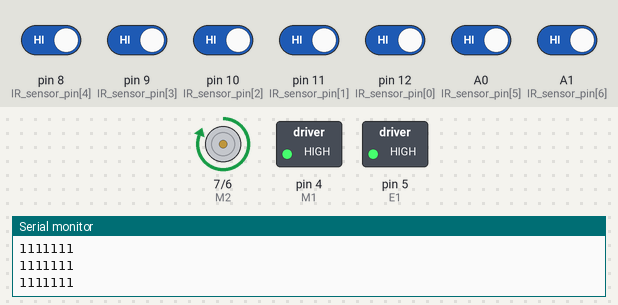
Bench run of a sketch on a simulated Arduino Uno, built with avr-gcc and run on an emulated ATmega328P. Parts: direction and speed pins drawn as motors (green arrow = direction pin HIGH = forward, orange = LOW = backward, longer = more drive), switched loads named in the sketch (green lamp = pin HIGH), the last lines printed to the serial monitor. Inputs (shaded band) come from the test bench; at power-on: A0 (IR_sensor_pin[5]), A1 (IR_sensor_pin[6]), pin 8 (IR_sensor_pin[4]), pin 9 (IR_sensor_pin[3]), pin 10 (IR_sensor_pin[2]), pin 11 (IR_sensor_pin[1]), pin 12 (IR_sensor_pin[0]) HIGH.

Above: at 1.2 s.
1.3 s: pin 8 (IR_sensor_pin[4]) driven LOW and pin 9 (IR_sensor_pin[3]) driven LOW and pin 10 (IR_sensor_pin[2]) driven LOW and pin 11 (IR_sensor_pin[1]) driven LOW and pin 12 (IR_sensor_pin[0]) driven LOW
At 1.7 s:
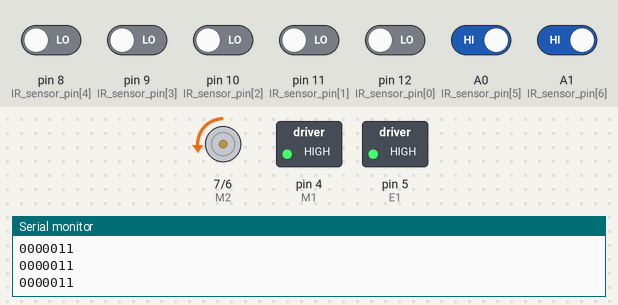
2.8 s: A0 (IR_sensor_pin[5]) driven LOW
At 4.1 s:
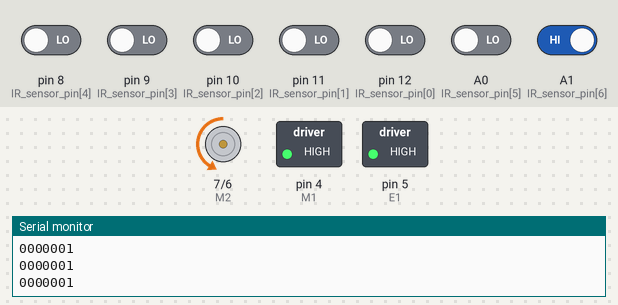
Timing chart, 0 to 5.8 s (numbered marks = the images above; inputs shaded):
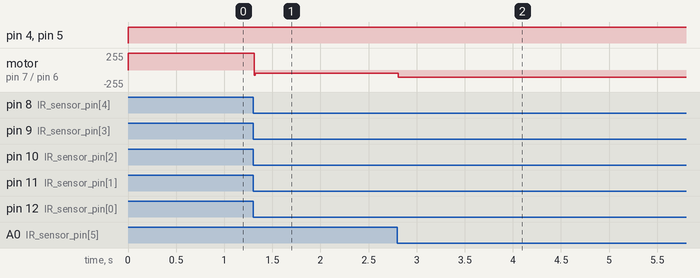

Measured:
- after the input at 1.3 s, motor on pin 7 (M2) / pin 6 (E2): forward 255/255 → backward 45/255 at once
- after the input at 2.8 s, motor on pin 7 (M2) / pin 6 (E2): backward 45/255 → backward 105/255 at once

The sketch:

lineFollwingRobot.ino
```cpp
byte E1 = 5; // Enable pin for Left Motor
byte M1 = 4; // Control pin  for Left Motor
byte E2 = 6;  // Enable pin for Right Motor
byte M2 = 7; // Control pin  for Right Motor


byte IR_sensor_pin[] = {12, 11, 10, 9, 8, A0, A1};
boolean state[] = {0, 0, 0, 0, 0, 0, 0};

byte no_of_sensors = 7;

float input, last_input, P_gain = 60.0, D_gain = 6.0, output, maxSpeed = 255;

void setup(){
	pinMode(M1, OUTPUT);
	pinMode(M2, OUTPUT);

	Serial.begin(115200);
	for(int i = 0; i < no_of_sensors; i++)
		pinMode(IR_sensor_pin[i], INPUT);

}

void loop(){

	/*
	// test the motor, check the wiring
	motorControl(255, 0);
	delay(3000);
	motorControl(0, 255);
	delay(3000);
	motorControl(255, 255);
	delay(3000);
	motorControl(0, 0);
	delay(3000);
	*/

	// Read and store the sensors value
	for(int i = 0; i < no_of_sensors; i++)
		state[i] = digitalRead(IR_sensor_pin[i]);

	printSensorValue();

	sensor2number();
	// Serial.println(input);

	output = P_gain * input + D_gain * (input - last_input);
	output = constrain(output, -2*maxSpeed, 2*maxSpeed);

	if (input > 0) 	motorControl(maxSpeed - output, maxSpeed);
	else			motorControl(maxSpeed, maxSpeed - abs(output));

	last_input = input;
	delay(10);
}
```

function.ino
```cpp
void motorControl(int leftSpeed, int rightSpeed){
    leftSpeed = constrain(leftSpeed, -255, 255);
    if (leftSpeed < 0) digitalWrite(M1, LOW);
    else digitalWrite(M1, HIGH);
    analogWrite(E1, abs(leftSpeed));

    rightSpeed = constrain(rightSpeed, -255, 255);
    if (rightSpeed < 0) digitalWrite(M2, LOW);
    else digitalWrite(M2, HIGH);
    analogWrite(E2, abs(rightSpeed));
}

void printSensorValue(){
    for (byte i = 0; i < no_of_sensors; i++)
        Serial.print(state[i]);
    Serial.println();
}

void sensor2number(){
    if (state[0] == 1 && state[1] == 0 && state[2] == 0 && state[3] == 0 && state[4] == 0 && state[5] == 0 && state[6] == 0) input = 6.0;
    if (state[0] == 1 && state[1] == 1 && state[2] == 0 && state[3] == 0 && state[4] == 0 && state[5] == 0 && state[6] == 0) input = 5.0;
    if (state[0] == 0 && state[1] == 1 && state[2] == 0 && state[3] == 0 && state[4] == 0 && state[5] == 0 && state[6] == 0) input = 4.0;
    if (state[0] == 0 && state[1] == 1 && state[2] == 1 && state[3] == 0 && state[4] == 0 && state[5] == 0 && state[6] == 0) input = 3.0;
    if (state[0] == 0 && state[1] == 0 && state[2] == 1 && state[3] == 0 && state[4] == 0 && state[5] == 0 && state[6] == 0) input = 2.0;
    if (state[0] == 0 && state[1] == 0 && state[2] == 1 && state[3] == 1 && state[4] == 0 && state[5] == 0 && state[6] == 0) input = 1.0;
    if (state[0] == 0 && state[1] == 0 && state[2] == 0 && state[3] == 1 && state[4] == 0 && state[5] == 0 && state[6] == 0) input = 0.0;
    if (state[0] == 0 && state[1] == 0 && state[2] == 0 && state[3] == 1 && state[4] == 1 && state[5] == 0 && state[6] == 0) input = -1.0;
    if (state[0] == 0 && state[1] == 0 && state[2] == 0 && state[3] == 0 && state[4] == 1 && state[5] == 0 && state[6] == 0) input = -2.0;
    if (state[0] == 0 && state[1] == 0 && state[2] == 0 && state[3] == 0 && state[4] == 1 && state[5] == 1 && state[6] == 0) input = -3.0;
    if (state[0] == 0 && state[1] == 0 && state[2] == 0 && state[3] == 0 && state[4] == 0 && state[5] == 1 && state[6] == 0) input = -4.0;
    if (state[0] == 0 && state[1] == 0 && state[2] == 0 && state[3] == 0 && state[4] == 0 && state[5] == 1 && state[6] == 1) input = -5.0;
    if (state[0] == 0 && state[1] == 0 && state[2] == 0 && state[3] == 0 && state[4] == 0 && state[5] == 0 && state[6] == 1) input = -6.0;

    // float avg = 0, sum = 0;
    // boolean onLine = false;

    // for (byte i = 0; i < no_of_sensors; i++){
    //     avg += i * state[i];
    //     sum += state[i];
    //     onLine = onLine || state[i];
    // }

    // if (!onLine)    input = last_input;
    // else            input = avg/sum - (no_of_sensors - 1) / 2.0;
}
```
